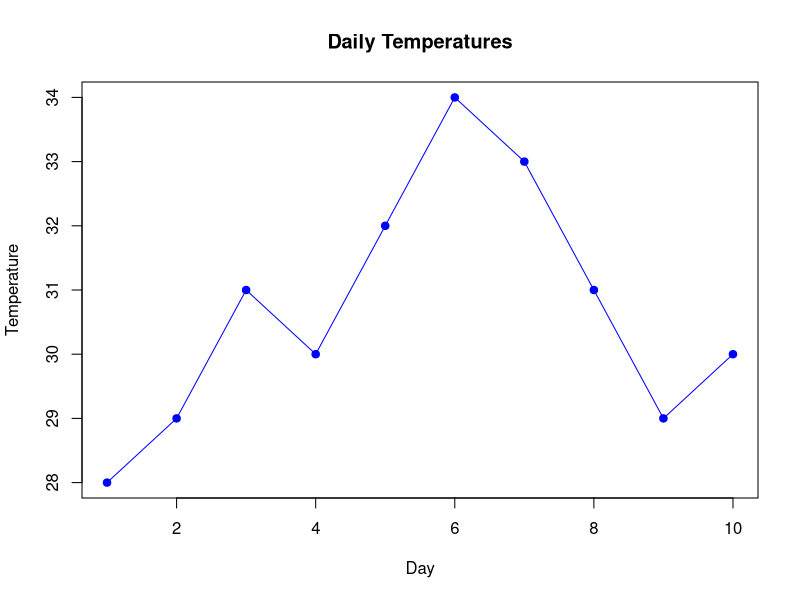

Reproduce this figure in R.

# Q15: Daily Temperature Analysis

Temperature <- c(28, 29, 31, 30, 32, 34,
                 33, 31, 29, 30)

cat("Temperatures:\n")
print(Temperature)
cat("Highest:", max(Temperature), "\n")
cat("Lowest:", min(Temperature), "\n")
cat("Average:", mean(Temperature), "\n")

plot(1:10, Temperature,
     type = "o", pch = 19,
     main = "Daily Temperatures",
     xlab = "Day", ylab = "Temperature",
     col = "blue")
